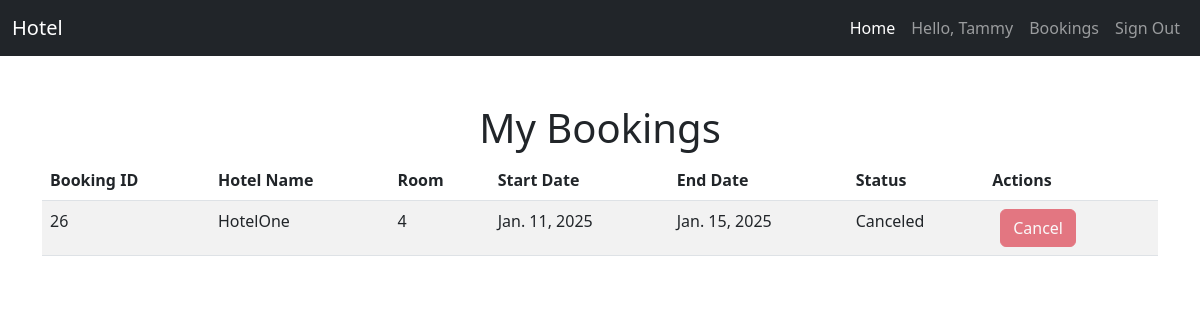
Screenshot of /my_bookings/ (signed in) with the database file from the repository.
### home/models.py (models this page shows, shortened)
class Booking(models.Model):
    class StatusChoices(models.TextChoices):
        PENDING = 'Pending'
        CONFIRMED = 'Confirmed'
        COMPLETED = 'Completed'
        CANCELED = 'Canceled'
    """Booking Model"""
    customer = models.ForeignKey(Customer, on_delete=models.CASCADE, related_name='bookings')
    hotel = models.ForeignKey(Hotel, on_delete=models.CASCADE, related_name='bookings')
    room = models.ForeignKey(Room,on_delete=models.CASCADE , related_name='bookings')
    tax  = models.ForeignKey(Taxes,on_delete=models.CASCADE,related_name='bookings')
    status = models.CharField(max_length=100 , choices=StatusChoices.choices)
    start_date = models.DateField()
    end_date = models.DateField()

class Hotel(models.Model):
    location = models.ForeignKey('home.Location', on_delete=models.CASCADE)
    name            = models.CharField(max_length=100 , unique=True)
    stars           = models.PositiveSmallIntegerField(validators=[MinValueValidator(1),MaxValueValidator(5)])
    is_suspended    = models.BooleanField(default=False)
    is_premium      = models.BooleanField(default=False)
    room_count      = models.PositiveIntegerField(default=0)

class Room(models.Model):
    class RoomType(models.TextChoices):
        STANDARD = 'Standard'
        SUPERIOR = 'Superior'
        DELUXE = 'Deluxe'
        SUITE = 'Suite'
        FAMILY = 'Family'
    hotel = models.ForeignKey(Hotel, on_delete=models.CASCADE, related_name='rooms')
    amenities = models.ManyToManyField(Amenity, related_name='room', blank=True)  # Many-to-many relation to Amenity
    room_number = models.IntegerField(default=0)
    is_Booked = models.BooleanField(default=False)
    room_type = models.CharField(max_length=100, choices=RoomType.choices)
    price_per_night = models.DecimalField(decimal_places=2, max_digits=10 ,  validators=[MinValueValidator(Decimal('0.01'))])

### home/views.py (the view)
# urls.py: path('my_bookings/', views.my_bookings, name='my_bookings'),
def my_bookings(request):
    bookings = Booking.objects.filter(customer=request.user.customer_profile)
    return render(request, 'home/my_bookings.html', {'bookings': bookings})

### templates/home/my_bookings.html (shortened to what this page needs)
{% extends 'home/base.html' %}
{% block body %}
<main class="container mt-5">
    <h1 class="text-center ">My Bookings</h1>
    {% if bookings %}
    <table class="table table-striped sm-auto">
        <thead>
        <tr>
            <th scope="col">Booking ID</th>
            <th scope="col">Hotel Name</th>
            <th scope="col">Room</th>
            <th scope="col">Start Date</th>
            <th scope="col">End Date</th>
            <th scope="col">Status</th>
            <th scope="col">Actions</th>
        </tr>
        </thead>
        <tbody>
        {% for booking in bookings %}
        <tr>
            <td>{{ booking.id }}</td>
            <td>{{ booking.hotel.name }}</td>
            <td>{{ booking.room.room_number}}</td>
            <td>{{ booking.start_date }}</td>
            <td>{{ booking.end_date }}</td>
            <td>{{ booking.status }}</td>
            <td>
                <form action="{% url 'cancel_booking' booking.id %}" method="POST" style="display:inline-block;">
                    <button type="submit" class="btn btn-danger mx-2" {% if booking.status == 'Canceled' %}disabled{% endif %}>Cancel</button>
                </form>
            </td>
        </tr>
        {% endfor %}
        </tbody>
    </table>
    {% else %}
    <p class="text-center">You have no bookings yet.</p>
    {% endif %}
</main>
{% endblock body %}

### templates/home/base.html (shortened to what this page needs)
<!DOCTYPE html>
<html lang="en">
  <head>
    <link
      href="https://cdn.jsdelivr.net/npm/bootstrap@5.2.3/dist/css/bootstrap.min.css"
      rel="stylesheet"
    />
    <link href="https://cdn.jsdelivr.net/npm/bootstrap-icons/font/bootstrap-icons.css" rel="stylesheet">
  </head>
  <body>
    <header>
      <nav class="navbar navbar-expand-lg bg-dark navbar-dark">
        <div class="container-fluid">
          <a class="navbar-brand" href="{% url 'index' %}"> Hotel </a>
          <div class="collapse navbar-collapse" id="navbarSupportedContent">
            <ul class="navbar-nav ms-auto">
              <li class="nav-item">
                <a class="nav-link active" href="{% url 'index' %}"> Home </a>
              </li>
              {% if request.user.is_authenticated %}
              <li class="nav-item">
                <span class="nav-link">Hello, {{ user.username }}</span>
              </li>
              <li class="nav-item">
                <a class="nav-link" href="{% url 'my_bookings' %}">Bookings</a>
              </li>
              <li class="nav-item">
                <a class="nav-link" href="{% url 'signout' %}">Sign Out</a>
              </li>
              {% endif %}
            </ul>
          </div>
        </div>
      </nav>
    </header>
    {% block body %}{% endblock body %}
  </body>
</html>

### rows the page displays
Booking: id "26", hotel.name "HotelOne", room.room_number "4", start_date "Jan. 11, 2025", end_date "Jan. 15, 2025", status "Canceled"

### other values shown
{{ user.username }} "Tammy"
